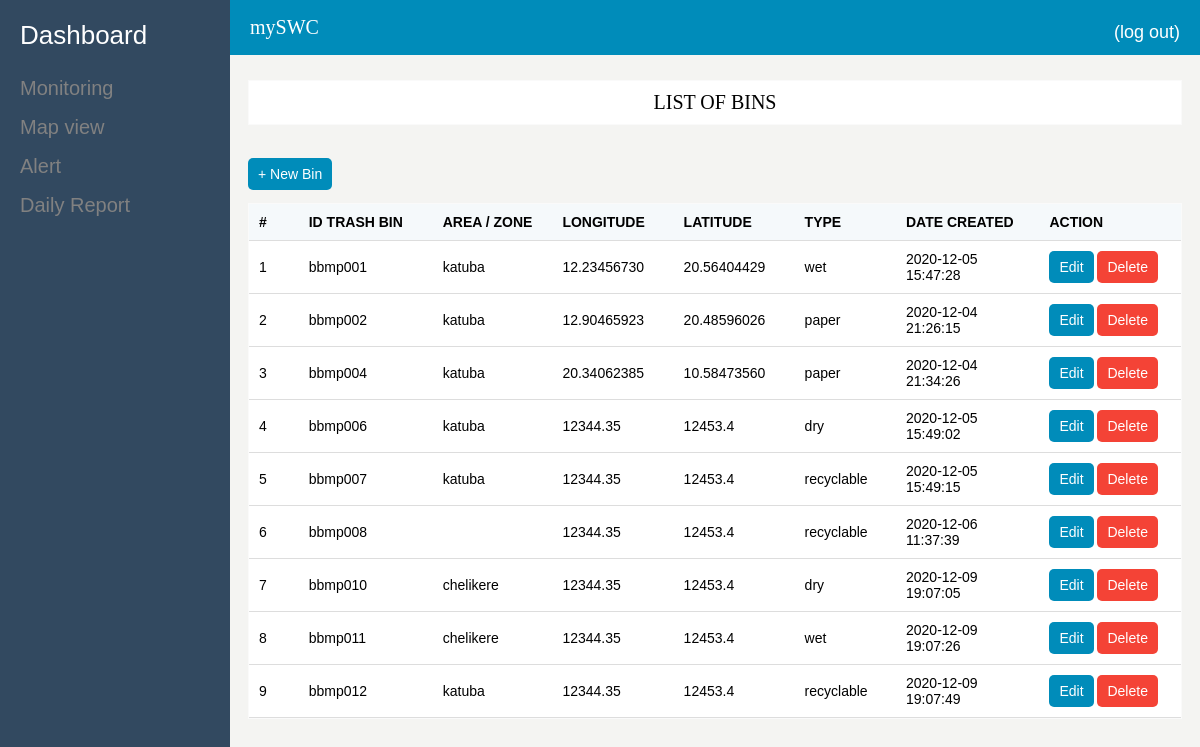
Page /listTrash.php on the committed database.
### tables this page shows
CREATE TABLE `trash` (
  `_idTrash` int(11) NOT NULL,
  `longi` varchar(45) DEFAULT NULL,
  `lat` varchar(45) DEFAULT NULL,
  `address` varchar(45) DEFAULT NULL,
  `area` varchar(50) NOT NULL,
  `idTrash` varchar(45) DEFAULT NULL,
  `dateTrash` datetime DEFAULT current_timestamp(),
  `typeTrash` varchar(255) DEFAULT NULL
);

### modals/Ftrash.php (called while the page is built, shortened)
<?php
class Ftrash
{
    static function getAllTrash()
    {
        $con=Database::getConnection();
        $req=$con->prepare('SELECT * FROM trash ORDER BY idTrash ASC');
        $req->execute(array());
        return $req->fetchAll();
    }
}

### listTrash.php (the view, shortened to what this page needs)
<!DOCTYPE html>
<html lang="en">
<head>
    <link rel="stylesheet" href="assets/style/menu.css">
    <link rel="stylesheet" href="assets/style/main.css">
</head>
<body>
    <section>
        <?php include_once 'commons/menu.php';?>
        <?php include_once 'commons/header.php';?>
        <?php
            include_once 'modals/Ftrash.php';
            $trahs=Ftrash::getAllTrash();
        ?>
    </section>
    <section class="body-container">
        <div class="ml-24">
            <div class="panel mb-4">
                <p>LIST OF BINS</p>
            </div>
            <div class="m-2">
                <a class="btn btn-primary" href="newTrash.php">+ New Bin</a>
            </div>
            <div class="panel">
                <table>
                    <thead>
                    <tr>
                        <th style="width: 40px">#</th>
                        <th style="width: 140px">ID TRASH BIN</th>
                        <th style="width: 120px">AREA / ZONE</th>
                        <th style="width: 110px">LONGITUDE</th>
                        <th style="width: 110px">LATITUDE</th>
                        <th style="width: 90px">TYPE</th>
                        <th style="width: 150px">DATE CREATED</th>
                        <th style="width: 150px">ACTION</th>
                    </tr>
                    </thead>
                    <tbody>
                    <?php foreach($trahs as $k => $trah):?>
                        <tr>
                            <td><?=$k+1;?></td>
                            <td><?=$trah['idTrash'];?></td>
                            <td title="<?=$trah['address'];?>"><?=$trah['area'];?></td>
                            <td><?=$trah['longi'];?></td>
                            <td><?=$trah['lat'];?></td>
                            <td><?=$trah['typeTrash'];?></td>
                            <td><?=$trah['dateTrash'];?></td>
                            <td>
                                <a class="btn btn-primary" href="editTrash.php?idTrash=<?=$trah['_idTrash'];?>">Edit</a>
                                <a class="btn btn-danger" href="controllers/deleteTrash.php?idTrash=<?=$trah['_idTrash'];?>">Delete</a>
                            </td>
                        </tr>
                    <?php endforeach;?>
                </table>
            </div>
        </div>
    </section>
</body>
</html>

### assets/style/main.css (style rules this page uses)
body { background-color: #f4f4f2; }
.ml-24 { margin-left: 220px; }
.body-container { margin-top: 80px; margin-bottom: 30px; width: 100%; height: 100%; }
.panel { margin: 20px 10px 50px 20px; border: 1px solid #fafafa; background-color: #ffffff; }
.panel p { text-align: center; font-size: 20px; font-family: Arial black; margin: 10px; }
table { border-collapse: collapse; width: 100%; }
th, td { padding: 10px; text-align: left; font-family: Arial; font-size: 14px; border-bottom: 1px solid #ddd; }
th { background-color: #F5F9FB; }
td { height: 30px; }
.btn { border: none; border-radius: 5px; color: white; padding: 8px 10px; font-size: 14px; text-decoration: none; font-family: Arial; transition: 0.3s; }
.m-2 { margin: 20px; }
.mb-4 { margin-bottom: 40px; }
.btn-primary { background-color: #008CBA; }
.btn-danger { background-color: #f44336; }

### rows in the picture
trash: idTrash "bbmp001", area "katuba", longi "12.23456730", lat "20.56404429", typeTrash "wet", dateTrash "2020-12-05 15:47:28"
trash: idTrash "bbmp002", area "katuba", longi "12.90465923", lat "20.48596026", typeTrash "paper", dateTrash "2020-12-04 21:26:15"
trash: idTrash "bbmp004", area "katuba", longi "20.34062385", lat "10.58473560", typeTrash "paper", dateTrash "2020-12-04 21:34:26"
trash: idTrash "bbmp006", area "katuba", longi "12344.35", lat "12453.4", typeTrash "dry", dateTrash "2020-12-05 15:49:02"
trash: idTrash "bbmp007", area "katuba", longi "12344.35", lat "12453.4", typeTrash "recyclable", dateTrash "2020-12-05 15:49:15"
trash: idTrash "bbmp008", longi "12344.35", lat "12453.4", typeTrash "recyclable", dateTrash "2020-12-06 11:37:39"
trash: idTrash "bbmp010", area "chelikere", longi "12344.35", lat "12453.4", typeTrash "dry", dateTrash "2020-12-09 19:07:05"
trash: idTrash "bbmp011", area "chelikere", longi "12344.35", lat "12453.4", typeTrash "wet", dateTrash "2020-12-09 19:07:26"
trash: idTrash "bbmp012", area "katuba", longi "12344.35", lat "12453.4", typeTrash "recyclable", dateTrash "2020-12-09 19:07:49"
